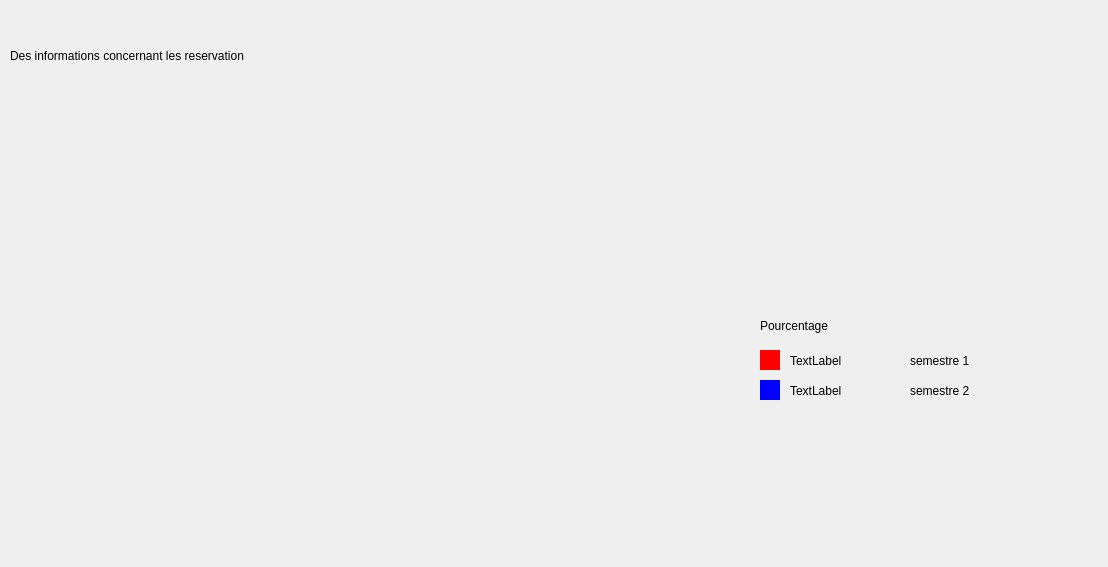
<?xml version="1.0" encoding="UTF-8"?>
<ui version="4.0">
 <class>statistique</class>
 <widget class="QDialog" name="statistique">
  <property name="geometry">
   <rect>
    <x>0</x>
    <y>0</y>
    <width>1108</width>
    <height>567</height>
   </rect>
  </property>
  <property name="windowTitle">
   <string>Dialog</string>
  </property>
  <widget class="QLabel" name="label">
   <property name="geometry">
    <rect>
     <x>760</x>
     <y>310</y>
     <width>151</width>
     <height>31</height>
    </rect>
   </property>
   <property name="styleSheet">
    <string notr="true">color: rgb(0, 0, 0);

font: italic 16pt &quot;Segoe UI&quot;;</string>
   </property>
   <property name="text">
    <string>Pourcentage</string>
   </property>
  </widget>
  <widget class="QWidget" name="widget_2" native="true">
   <property name="geometry">
    <rect>
     <x>760</x>
     <y>350</y>
     <width>20</width>
     <height>20</height>
    </rect>
   </property>
   <property name="styleSheet">
    <string notr="true">background-color: rgb(255, 0, 0);</string>
   </property>
  </widget>
  <widget class="QLabel" name="label_8">
   <property name="geometry">
    <rect>
     <x>10</x>
     <y>10</y>
     <width>951</width>
     <height>91</height>
    </rect>
   </property>
   <property name="styleSheet">
    <string notr="true">font: italic 30pt &quot;Segoe UI&quot;;
color: rgb(0, 0, 0);</string>
   </property>
   <property name="text">
    <string>Des informations concernant les reservation</string>
   </property>
  </widget>
  <widget class="QWidget" name="widget_4" native="true">
   <property name="geometry">
    <rect>
     <x>760</x>
     <y>380</y>
     <width>20</width>
     <height>20</height>
    </rect>
   </property>
   <property name="styleSheet">
    <string notr="true">color: rgb(0, 0, 255);
background-color: rgb(0,0,255);</string>
   </property>
  </widget>
  <widget class="QLabel" name="label_2">
   <property name="geometry">
    <rect>
     <x>910</x>
     <y>350</y>
     <width>101</width>
     <height>21</height>
    </rect>
   </property>
   <property name="styleSheet">
    <string notr="true">font: italic 10pt &quot;Segoe UI&quot;;</string>
   </property>
   <property name="text">
    <string>semestre 1 </string>
   </property>
  </widget>
  <widget class="QLabel" name="label_4">
   <property name="geometry">
    <rect>
     <x>910</x>
     <y>380</y>
     <width>141</width>
     <height>21</height>
    </rect>
   </property>
   <property name="styleSheet">
    <string notr="true">font: italic 10pt &quot;Segoe UI&quot;;</string>
   </property>
   <property name="text">
    <string>semestre 2 </string>
   </property>
  </widget>
  <widget class="QLabel" name="label_3">
   <property name="geometry">
    <rect>
     <x>790</x>
     <y>350</y>
     <width>101</width>
     <height>21</height>
    </rect>
   </property>
   <property name="styleSheet">
    <string notr="true">font: italic 14pt &quot;Segoe UI&quot;;</string>
   </property>
   <property name="text">
    <string>TextLabel</string>
   </property>
  </widget>
  <widget class="QLabel" name="label_6">
   <property name="geometry">
    <rect>
     <x>790</x>
     <y>380</y>
     <width>101</width>
     <height>21</height>
    </rect>
   </property>
   <property name="styleSheet">
    <string notr="true">font: italic 14pt &quot;Segoe UI&quot;;</string>
   </property>
   <property name="text">
    <string>TextLabel</string>
   </property>
  </widget>
 </widget>
 <resources/>
 <connections/>
</ui>
